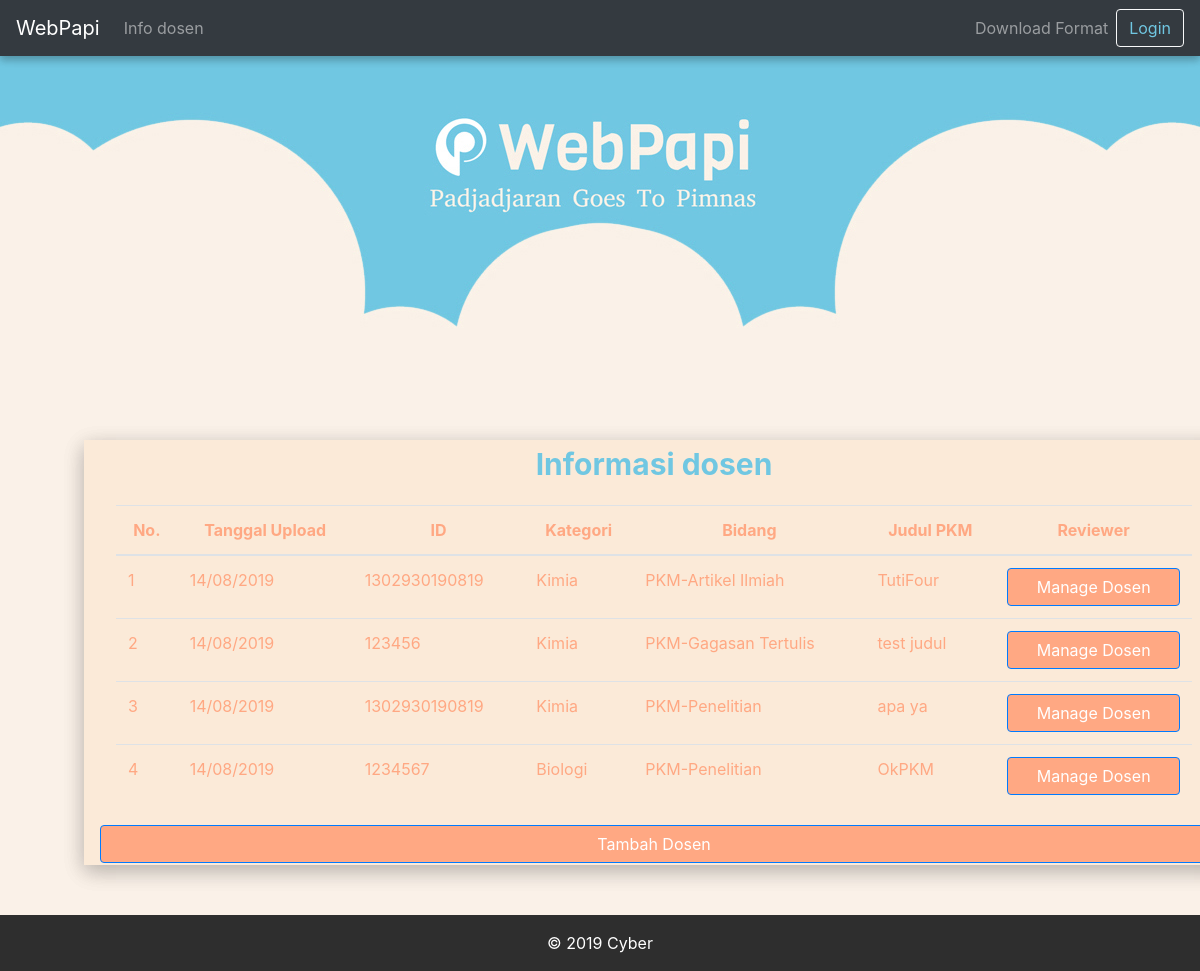
Page /bem/manage_pkm/ on the committed database.
### papi/models.py (models this page shows, shortened)
class ProposalPKM(models.Model):
    judul = models.CharField(max_length=50)
    namaKetua = models.CharField(max_length=50)
    deskripsi = models.TextField(default='')
    createdDate = models.DateTimeField(default=timezone.now)
    document = models.FileField(
        upload_to='proposal', default='DefaultFile.docx', validators=[validate_file_extension])
    idUsers = models.ForeignKey(User, on_delete=models.CASCADE)
    idDosenReviewer = models.ForeignKey(
        Dosen, on_delete=models.CASCADE, default=1)
    idKategori = models.ForeignKey(
        'KategoriPKM', on_delete=models.CASCADE, default=1)
    idBidang = models.ForeignKey(
        'BidangPKM', on_delete=models.CASCADE, default=1)
    idStatus = models.ForeignKey(
        'StatusRevisi', on_delete=models.CASCADE, default=1)
    idFakultas = models.ForeignKey(
        Fakultas, on_delete=models.CASCADE, default=1)

class KategoriPKM(models.Model):
    namaKategori = models.CharField(max_length=50)

class BidangPKM(models.Model):
    namaBidang = models.CharField(max_length=50)
    jumlahAnggota = models.IntegerField(blank=True, null=True)

### users/models.py (models this page shows, shortened)
class User(AbstractUser):
    is_student = models.BooleanField(default=False)
    is_teacher = models.BooleanField(default=False)
    kontak = models.CharField(max_length=13)
    username = None
    email = models.EmailField(unique=True, null=True)
    USERNAME_FIELD = 'email'
    REQUIRED_FIELDS = []
    objects = CustomUserManager()

class Mahasiswa(models.Model):
    user = models.OneToOneField(
        User, on_delete=models.CASCADE, primary_key=True)
    npm = models.IntegerField(blank=True, null=True)
    fakultas = models.ForeignKey(
        'Fakultas', on_delete=models.CASCADE, default=1)
    jurusan = models.ForeignKey('Jurusan', on_delete=models.CASCADE, default=1)

### bempapi/views.py (the view)
# urls.py: path('manage_pkm/', views.manage_pkm, name='manage-pkm'),
def manage_pkm(request):
    pkm = ProposalPKM.objects.filter(idDosenReviewer=2)
    context = {
        'pkms': pkm,
    }
    return render(request, 'bempapi/manage_dosen.html', context)

### bempapi/templates/bempapi/manage_dosen.html (shortened to what this page needs)
{% extends 'papi/base.html' %}
{% load static %}
{% block content %}
    <div class="container-fluid text-center" style="background-image: url({% static 'papi/img/Head.jpg' %});background-position: top;background-size: auto;">
        <div style="min-height: 330px;"></div>
    </div>
    <div class="login-clean" style="background-color: #FAF1E8;">
    <div class="login-clean" style="background-color: #FAF1E8;">
        <div class="container" style="min-width: 80%;background-color: #fbead8;margin-top: -50px;margin-bottom: 50px; box-shadow: 0 6px 20px 0 rgba(0, 0, 0, 0.15), 0 6px 20px 0 rgba(0, 0, 0, 0.15); margin-right: 10%; margin-left: 7%">
            <div class="form-row">
                <div class="col">
                    <p class="text-center" style="color: #70c7e2;font-size: 30px;font-weight: bold;">Informasi dosen<br></p>
                </div>
            </div>
            <div class="container">
                <div class="table-responsive">
                    <table class="table">
                        <thead>
                        <tr style="text-align: center;" >
                            <th scope="col">No.</th>
                            <th scope="col">Tanggal Upload</th>
                            <th scope="col">ID</th>
                            <th scope="col">Kategori</th>
                            <th scope="col">Bidang</th>
                            <th scope="col">Judul PKM</th>
                            <th scope="col">Reviewer</th>
                        </tr>
                        </thead>
                        <tbody>
                        {% if pkms.count == 0 %}
                            <p class="alert-info" style="background-color:#ffa883; color: #FFFFFF; ">Belum ada lagi proposal yang harus di tentukan dosen reviewer</p>
                        {% else %}
                            {% for pkm in pkms %}
                                <tr>
                                    <td>{{forloop.counter }}</td>
                                    <td>14/08/2019</td>
                                    <td>{{pkm.idUsers.mahasiswa.npm }}</td>
                                    <td>{{pkm.idKategori.namaKategori }}</td>
                                    <td>{{pkm.idBidang.namaBidang }}</td>
                                    <td>{{pkm.judul }}</td>
                                    <td><a class="btn btn-primary btn-block" href="{% url 'manage-dosen' idPkm=pkm.pk %}" style="background-color: #ffa883;">Manage Dosen</a></td>
                                </tr>
                            {% endfor %}
                        {% endif %}
                        </tbody>
                    </table>
                </div>
            </div>
            <a class="btn btn-primary btn-block" style="background-color: #ffa883;" href="{% url 'register-dosen' %}">Tambah Dosen</a>
        </div>
    </div>
{% endblock %}

### papi/static/papi/css/Login-Form-Clean.css (style rules this page uses)
.login-clean { background: #f1f7fc; padding: 80px 0; }

### papi/static/papi/css/styles.css (style rules this page uses)
.login-clean { background: #f1f7fc; padding: 80px 0; padding-bottom: 0; }
.table { color: #FFA883; }
.container { padding: 2px 16px; }

### rows in the picture
ProposalPKM: idUsers.mahasiswa.npm "1302930190819", idKategori.namaKategori "Kimia", idBidang.namaBidang "PKM-Artikel Ilmiah", judul "TutiFour"
ProposalPKM: idUsers.mahasiswa.npm "123456", idKategori.namaKategori "Kimia", idBidang.namaBidang "PKM-Gagasan Tertulis", judul "test judul"
ProposalPKM: idUsers.mahasiswa.npm "1302930190819", idKategori.namaKategori "Kimia", idBidang.namaBidang "PKM-Penelitian", judul "apa ya"
ProposalPKM: idUsers.mahasiswa.npm "1234567", idKategori.namaKategori "Biologi", idBidang.namaBidang "PKM-Penelitian", judul "OkPKM"
